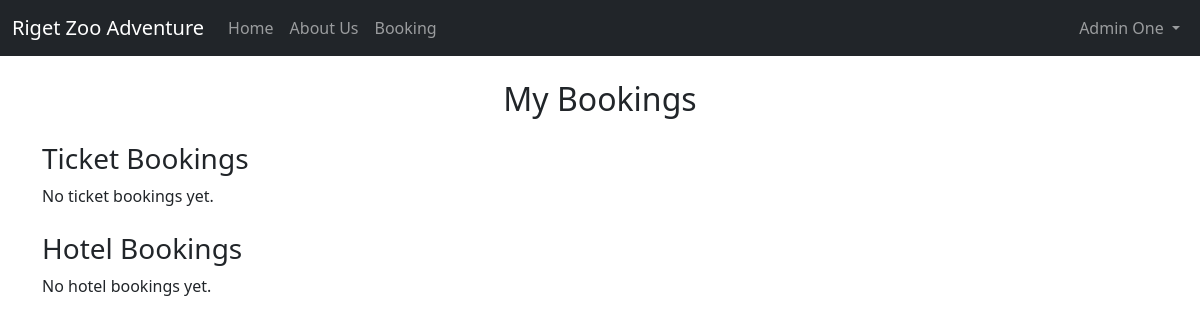
Before: /my-bookings (signed in) with the older database file.
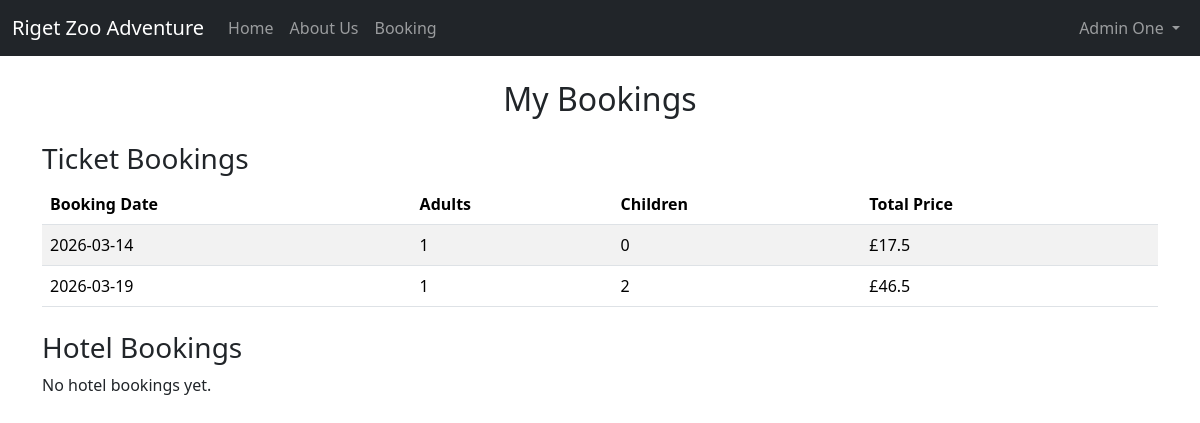
After: the same page with the newer database file.
### website/models.py (models this page shows)
class Booking(db.Model):
    id = db.Column(db.Integer, primary_key=True)
    date = db.Column(db.DateTime(timezone=True), default=func.now())
    adultticket = db.Column(db.Integer)
    childticket = db.Column(db.Integer)
    bookingdate = db.Column(db.Date, nullable=False)
    total_price = db.Column(db.Float, nullable=False)
    paid = db.Column(db.Boolean, default=False)
    user_id = db.Column(db.Integer, db.ForeignKey('user.id'))

### website/views.py (the view)
@views.route('/my-bookings')
@login_required
def my_bookings():
    from .models import Booking, HotelBooking
    ticket_bookings = Booking.query.filter_by(user_id=current_user.id).all()
    hotel_bookings = HotelBooking.query.filter_by(user_id=current_user.id).all()
    return render_template('my_bookings.html', ticket_bookings=ticket_bookings, hotel_bookings=hotel_bookings, user=current_user)

### website/__init__.py (called while the page is built)
def create_app():
    app = Flask(__name__)
    app.config['SECRET_KEY'] = 'hjshjhdjah kjshkjdhjs'
    app.config['SQLALCHEMY_DATABASE_URI'] = f'sqlite:///{DB_NAME}'
    db.init_app(app)
    from .views import views
    app.register_blueprint(views, url_prefix='/')
    from .models import User, Booking
    with app.app_context():
        db.create_all()
    login_manager = LoginManager()
    login_manager.login_view = 'views.login'
    login_manager.init_app(app)
    @login_manager.user_loader
    def load_user(user_id):
        return User.query.get(int(user_id))
    @app.context_processor
    def inject_user():
        return dict(user=current_user)
    return app

### website/templates/my_bookings.html
{% extends "base.html" %} {% block title %}My Bookings{% endblock %} {% block
content %}
<h2 class="text-center mt-4">My Bookings</h2>
<h3 class="mt-4">Ticket Bookings</h3>
{% if ticket_bookings %}
<table class="table table-striped">
  <thead>
    <tr>
      <th>Booking Date</th>
      <th>Adults</th>
      <th>Children</th>
      <th>Total Price</th>
    </tr>
  </thead>
  <tbody>
    {% for b in ticket_bookings %}
    <tr>
      <td>{{ b.bookingdate }}</td>
      <td>{{ b.adultticket }}</td>
      <td>{{ b.childticket }}</td>
      <td>£{{ b.adultticket * 17.50 + b.childticket * 14.50 }}</td>
    </tr>
    {% endfor %}
  </tbody>
</table>
{% else %}
<p>No ticket bookings yet.</p>
{% endif %}
<h3 class="mt-4">Hotel Bookings</h3>
{% if hotel_bookings %}
<table class="table table-striped">
  <thead>
    <tr>
      <th>Room Number</th>
      <th>Room Type</th>
      <th>Check-in</th>
      <th>Check-out</th>
      <th>Adults</th>
      <th>Children</th>
      <th>Total Price</th>
    </tr>
  </thead>
  <tbody>
    {% for h in hotel_bookings %}
    <tr>
      <td>{{ h.room.room_number }}</td>
      <td>{{ h.room.room_type }}</td>
      <td>{{ h.checkin }}</td>
      <td>{{ h.checkout }}</td>
      <td>{{ h.adults }}</td>
      <td>{{ h.children }}</td>
      <td>£{{ (h.checkout - h.checkin).days * h.room.price_per_night }}</td>
    </tr>
    {% endfor %}
  </tbody>
</table>
{% else %}
<p>No hotel bookings yet.</p>
{% endif %} {% endblock %}

Changed rows visible on the page:
added Booking: bookingdate "2026-03-14", adultticket "1", childticket "0", b.adultticket*17.50+b.childticket*14.50 "17.5"
added Booking: bookingdate "2026-03-19", adultticket "1", childticket "2", b.adultticket*17.50+b.childticket*14.50 "46.5"
Other visible differences:
text no longer shown: "No ticket bookings yet."
text now shown: "Booking Date Adults Children Total Price"
